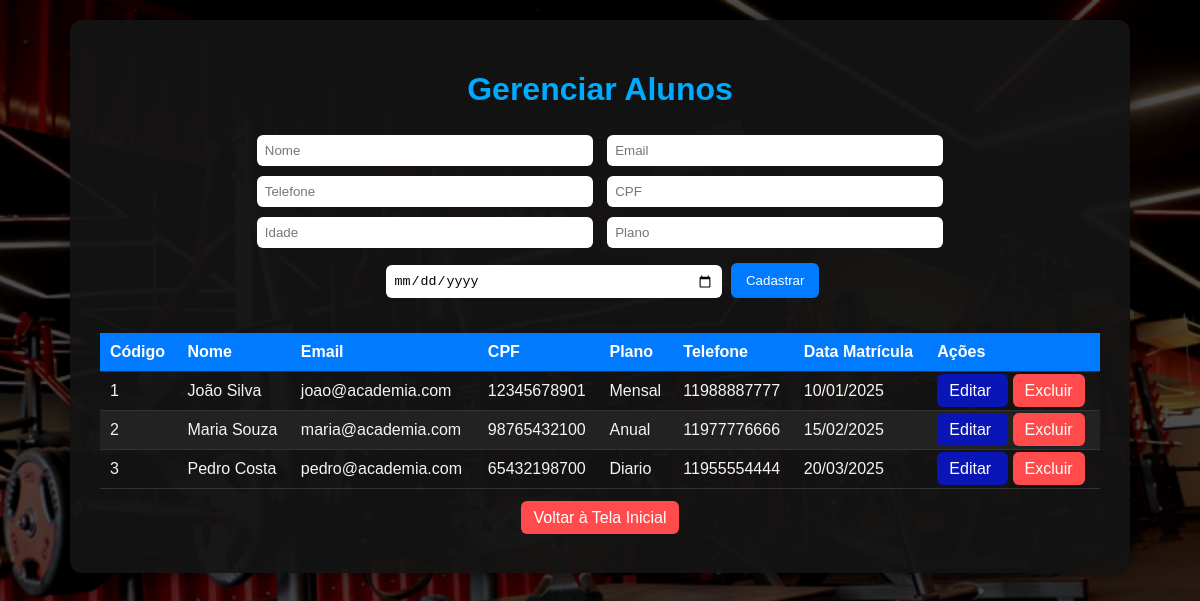
Page /aluno_crud.php (signed in) on the committed database.
### tables this page shows
CREATE TABLE aluno (
    cod_aluno bigint PRIMARY KEY auto_increment,
    nome_aluno varchar (50) not null,
    plano_pag varchar (20) not null,  
    idade varchar (2),
    telefone char(14),
    cpf char(14),
    email varchar (50),
    FOREIGN KEY (plano_pag) REFERENCES pag_aluno(plano_pag)
);

### aluno_crud.php (called while the page is built, shortened)
<?php
require_once 'backend/core/conexao.php';
require_once 'backend/class/Aluno.class.php';
$crud = new AlunoCRUD();
$aluno_data = null;
$alunos = $crud->listarTodos();
?>
<?php require_once 'views/aluno_list.view.php'; ?>

### backend/core/conexao.php (called while the page is built, shortened)
<?php
function conectar_db() {
    $dsn = 'mysql:host=' . DB_HOST . ';dbname=' . DB_NAME . ';charset=utf8';
    try {
        $pdo = new PDO($dsn, DB_USER, DB_PASS);
        $pdo->setAttribute(PDO::ATTR_ERRMODE, PDO::ERRMODE_EXCEPTION);
        return $pdo;
    } catch (PDOException $e) {
        die("Erro de Conexão com o Banco de Dados: " . $e->getMessage());
    }
}

### backend/class/aluno.class.php (called while the page is built, shortened)
<?php
require_once __DIR__ . '/../core/conexao.php';
class AlunoCRUD {
    private $pdo;
    public function __construct() {
        $this->pdo = conectar_db();
    }
    public function listarTodos() {
        $stmt = $this->pdo->query("SELECT * FROM aluno");
        return $stmt->fetchAll(PDO::FETCH_ASSOC);
    }
}

### views/aluno_list.view.php (the view, shortened to what this page needs)
<!DOCTYPE html>
<html lang="pt-BR">
<head>
    <link rel="stylesheet" href="styles/aluno.css">
    </head>
<body>
<div class="container" id="container">
    <h1>Gerenciar Alunos</h1>
    <form method="POST">
        <input type="text" name="nome_aluno" placeholder="Nome" value="<?php echo $aluno_data['nome_aluno'] ?? ''; ?>">
        <input type="text" name="email" placeholder="Email" value="<?php echo $aluno_data['email'] ?? ''; ?>">
        <input type="text" name="telefone" placeholder="Telefone" value="<?php echo $aluno_data['telefone'] ?? ''; ?>">
        <input type="text" name="cpf" placeholder="CPF" value="<?php echo $aluno_data['cpf'] ?? ''; ?>">
        <input type="number" name="idade" placeholder="Idade" value="<?php echo $aluno_data['idade'] ?? ''; ?>">
        <input type="text" name="plano_pag" placeholder="Plano" value="<?php echo $aluno_data['plano_pag'] ?? ''; ?>">
        <input type="date" name="Data_matricula" value="<?php echo $aluno_data['Data_matricula'] ?? ''; ?>">
        <button type="submit">
            <?php echo isset($aluno_data) ? 'Atualizar' : 'Cadastrar'; ?>
        </button>
    </form>
<table>
    <thead>
        <tr>
            <th>Código</th>
            <th>Nome</th>
            <th>Email</th>
            <th>CPF</th>
            <th>Plano</th>
            <th>Telefone</th>
            <th>Data Matrícula</th>
            <th>Ações</th>
        </tr>
    </thead>
    <tbody>
    <?php foreach ($alunos as $aluno): ?>
        <tr>
            <td><?php echo $aluno['cod_aluno']; ?></td>
            <td><?php echo htmlspecialchars($aluno['nome_aluno']); ?></td>
            <td><?php echo htmlspecialchars($aluno['email']); ?></td>
            <td><?php echo htmlspecialchars($aluno['cpf']); ?></td>
            <td><?php echo htmlspecialchars($aluno['plano_pag']); ?></td>
            <td><?php echo htmlspecialchars($aluno['telefone']); ?></td>
            <td><?php echo !empty($aluno['Data_matricula']) ? date('d/m/Y', strtotime($aluno['Data_matricula'])) : 'N/A'; ?></td>
            <td>
                <a class="button-edit"
                   href="aluno_crud.php?action=edit&id=<?php echo $aluno['cod_aluno']; ?>">
                   Editar
                </a>
                <a class="button-delete"
                   href="aluno_crud.php?action=delete&id=<?php echo $aluno['cod_aluno']; ?>"
                   onclick="return confirm('Deseja realmente excluir?');">
                   Excluir
                </a>
            </td>
        </tr>
    <?php endforeach; ?>
    </tbody>
</table>
<p style="text-align:center; margin-top:20px;">
    <a class="button-delete" id="voltar" href="#" style="cursor:pointer;">
        Voltar à Tela Inicial
    </a>
</p>
</div>
</body>
</html>

### styles/aluno.css (style rules this page uses)
body { font-family: Arial, sans-serif; margin: 0; min-height: 100vh; padding: 20px 0; display: flex; justify-content: center; align-items: flex-start; color: #f5f5f5; background: url('../assets/fundo.jpg') no-repeat center center fixed; background-size: cover; overflow: hidden; }
body::before { content: ""; position: fixed; top:0; left:0; width:100%; height:100%; background: rgba(0,0,0,0.7); z-index: -1; }
.container { background: rgba(20,20,20,0.92); padding: 30px; border-radius: 12px; box-shadow: 0 0 20px rgba(0,0,0,0.5); width: 90%; max-width: 1000px; transform: translateY(50px); opacity: 0; transition: transform 0.6s ease, opacity 0.6s ease; }
.container.show { transform: translateY(0); opacity: 1; }
h1 { color: #00aaff; text-align: center; }
form { margin-bottom: 30px; text-align: center; }
form input, form select { width: calc(33% - 10px); margin: 5px; padding: 8px; border-radius: 6px; border: none; }
form button { background: #007bff; color: white; padding: 10px 15px; border-radius: 6px; border: none; cursor: pointer; margin-top: 10px; transition: 0.3s; }
table { width: 100%; border-collapse: collapse; }
th, td { padding: 10px; border-bottom: 1px solid #333; text-align: left; }
th { background: #007bff; color: white; }
tr:nth-child(even) { background: #222; }
.button-edit { background: #0915b4ff; color: white; padding: 8px 12px; border-radius: 6px; text-decoration: none; margin-right: 5px; transition: 0.3s; }
.button-delete { background: #ff4b4b; color: white; padding: 8px 12px; border-radius: 6px; text-decoration: none; transition: 0.3s; }

### rows in the picture
aluno: cod_aluno "1", nome_aluno "João Silva", email "joao@academia.com", cpf "12345678901", plano_pag "Mensal", telefone "11988887777", Data_matricula "10/01/2025"
aluno: cod_aluno "2", nome_aluno "Maria Souza", email "maria@academia.com", cpf "98765432100", plano_pag "Anual", telefone "11977776666", Data_matricula "15/02/2025"
aluno: cod_aluno "3", nome_aluno "Pedro Costa", email "pedro@academia.com", cpf "65432198700", plano_pag "Diario", telefone "11955554444", Data_matricula "20/03/2025"
